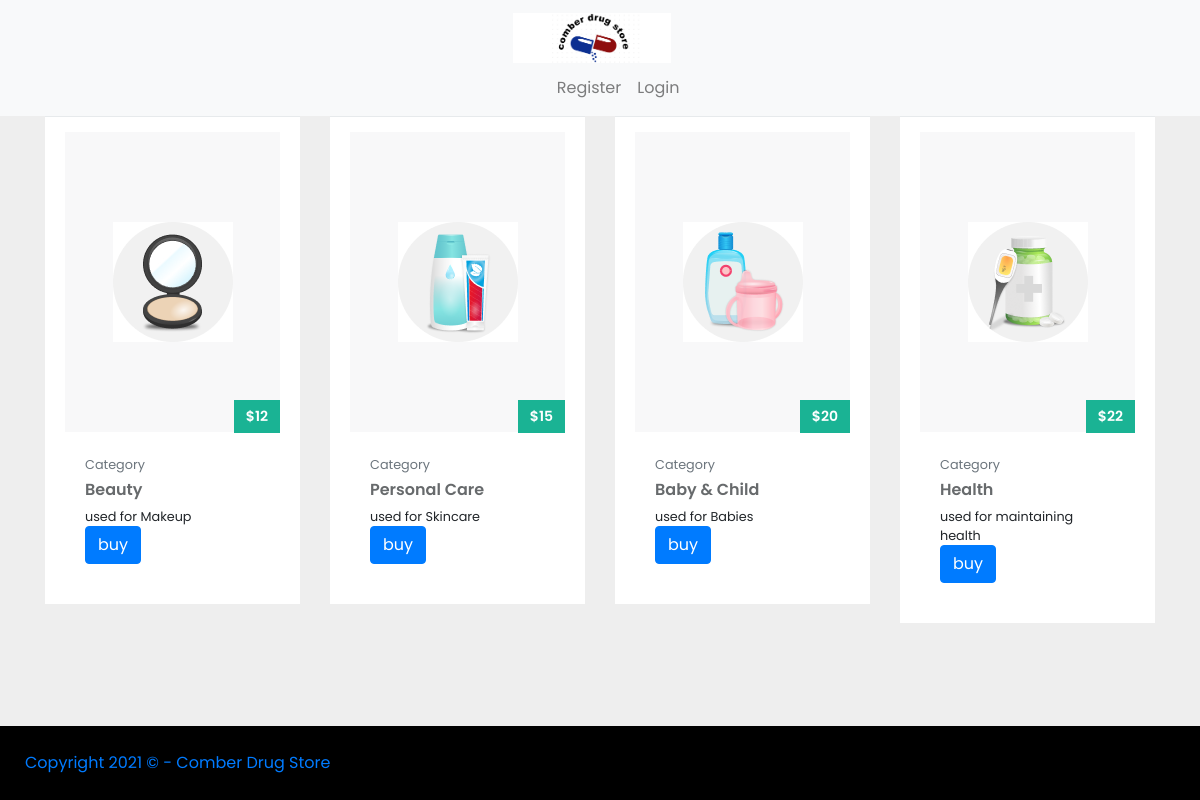
Screenshot of /main/product.php with the database file from the repository.
### tables this page shows
CREATE TABLE `products` (
  `id` int(11) NOT NULL,
  `image` text NOT NULL,
  `title` text NOT NULL,
  `description` text NOT NULL,
  `price` int(11) NOT NULL
);

### main/product.php (the view, shortened to what this page needs)
<?php include '../partials/db_conn.php'; ?>
<!DOCTYPE html>
<html lang="en">
<?php include '../partials/metadata.php'; ?>
<?php include '../partials/navbar.php'; ?>
<div class="container">
    <div class="row">
        <?php
        $result = mysqli_query($con, "SELECT * FROM products");
        while ($row = mysqli_fetch_array($result)) {
            echo '<div class="col-md-3">
                <div class="ibox">
                    <div class="ibox-content product-box">
                        <div class="product-imitation">
                                <img src="../images/products/'.$row['image'].'" alt='. $row['image'] .' />
                        </div>
                        <div class="product-desc">
                            <span class="product-price">$'. $row['price'] .'</span>
                            <small class="text-muted">Category</small>
                            <a href="#" class="product-name"> '. $row['title'] .'</a>
                            <div class="small m-t-xs">'. $row['description'] .'</div>
                            <div class="m-t text-righ">
                                <a href="#" class="btn btn-xs btn-outline btn-primary">
                                buy
                                <i class="fa fa-long-arrow-right"></i> </a>
                            </div>
                        </div>
                    </div>
                </div>
            </div>';
        }
        ?>
    </div>
</div>
<?php include '../partials/footer.php'; ?>
</html>

### partials/metadata.php (shortened to what this page needs)
<head>
    <link href="https://cdn.jsdelivr.net/npm/bootstrap@5.0.2/dist/css/bootstrap.min.css" rel="stylesheet">
    <link rel="stylesheet" href="https://maxcdn.bootstrapcdn.com/bootstrap/4.0.0/css/bootstrap.min.css">
    <link href="../assets/style.css" rel="stylesheet">
    <link rel="stylesheet" type="text/css" href="../css/main.css" />
</head>

### partials/navbar.php (shortened to what this page needs)
<nav class="navbar navbar-expand-lg navbar-light bg-light">
    <div style="margin: auto;">
        <a href="../main/index.php"><img class="navbar-brand" src="../images/logo.PNG" alt='Comber Drug Store' height='60' /></a>
        <div class="collapse navbar-collapse" id="navbarSupportedContent">
            <?php if (isset($_SESSION) && isset($_SESSION["id"])) : ?>
                <ul class="navbar-nav mr-auto">
                    <li class="nav-item active">
                        <a class="nav-link" href="../main/index.php">Home <span class="sr-only">(current)</span></a>
                    </li>
                    <li class="nav-item">
                        <a class="nav-link" href="../main/product.php">Products</a>
                    </li>
                    <li class="nav-item">
                        <div class="dropdown">
                            <a class="nav-link dropdown-toggle" href="#" id="navbarDropdown" data-toggle="dropdown" aria-haspopup="true" aria-expanded="false">
                                Categories
                            </a>
                            <div class="dropdown-menu" aria-labelledby="navbarDropdown">
                                <a class="dropdown-item" href="#">#2</a>
                                <div class="dropdown-divider"></div>
                                <a class="dropdown-item" href="#">#3</a>
                            </div>
                        </div>
                    </li>
                    <li class="nav-item">
                        <a class="nav-link disabled" href="#">Disabled</a>
                    </li>
                </ul>
                <form action="../main/search.php" method="GET" class="form-inline my-2 my-lg-0">
                    <input name="search" class="form-control mr-sm-2" type="search" placeholder="Search" aria-label="Search">
                    <button class="btn btn-outline-success my-2 my-sm-0 mr-2" type="submit">Search</button>
                    </form>
                    <div class="dropdown">
                        <a class="nav-link dropdown-toggle" href="#" id="navbarDropdown1" role="button" data-toggle="dropdown" aria-haspopup="true" aria-expanded="false">
                            <img src="../images/<?php echo $_SESSION["image"] ?>" alt="profile picture" style="width: 40px; height: 40px; border-radius: 100%;">
                        </a>
                        <div class="dropdown-menu dropdown-menu-right" aria-labelledby="navbarDropdown1">
                            <a class="dropdown-item" href="../main/profile.php">My Profile</a>
                            <div class="dropdown-divider"></div>
                            <a class="dropdown-item" href="../auth/logout.php">Logout</a>
                        </div>
                    </div>
            <?php else : ?>
                <ul class="navbar-nav ml-auto">
                    <li class="nav-item">
                        <a class="nav-link" href="../auth/register.php">Register</a>
                    </li>
                    <li class="nav-item">
                        <a class="nav-link" href="../auth/login.php">Login</a>
                    </li>
                </ul>
            <?php endif; ?>
        </div>
    </div>
</nav>

### partials/footer.php (shortened to what this page needs)
<footer>
    <a href="#" class="link align-center">Copyright 2021 &copy; - Comber Drug Store</a>
</footer>

### assets/style.css (style rules this page uses)
* { margin:0; }
.product-box { padding: 0; border: 1px solid #e7eaec; }
.product-imitation { text-align: center; padding: 90px 0; background-color: #f8f8f9; color: #bebec3; font-weight: 600; }
.product-desc { padding: 20px; position: relative; }
.product-name { font-size: 16px; font-weight: 600; color: #676a6c; display: block; margin: 2px 0 5px 0; }
.product-price { font-size: 14px; font-weight: 600; color: #ffffff; background-color: #1ab394; padding: 6px 12px; position: absolute; top: -32px; right: 0; }
.ibox { clear: both; margin-bottom: 25px; margin-top: 0; padding: 0; }
.ibox:after, .ibox:before { display: table; }
.ibox-content { background-color: #ffffff; color: inherit; padding: 15px 20px 20px 20px; border-color: #e7eaec; border-image: none; border-style: solid solid none; border-width: 1px 0; }

### css/main.css (style rules this page uses)
* { margin: 0; padding: 0; box-sizing: border-box; font-family: 'Poppins',sans-serif; }
footer { position: fixed; bottom: 0; right:0; left:0; background-color: black; padding: 25px; }
.container { margin-bottom: 100px; }

### rows the page displays
products: image (picture), price "12", title "Beauty", description "used for Makeup"
products: image (picture), price "15", title "Personal Care", description "used for Skincare"
products: image (picture), price "20", title "Baby & Child", description "used for Babies"
products: image (picture), price "22", title "Health", description "used for maintaining health"
